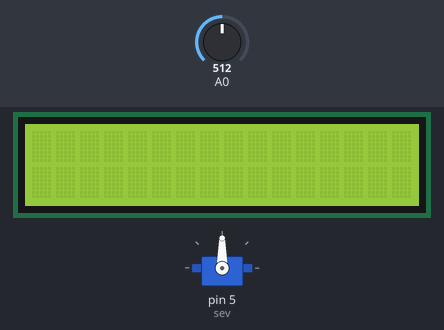
Simulated run of this sketch. Board: Arduino Uno, built with avr-gcc and run on an emulated ATmega328P. Shown: servo, 16×2 character LCD. The inputs (shaded band) are chosen by the test bench; at power-on: A0 = 512.

Above: at 1.2 s.
1.3 s: A0 set to 990
5.2 s: A0 set to 1012
At 9.5 s:
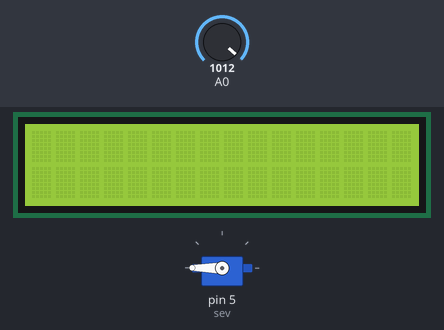
At 11.0 s:
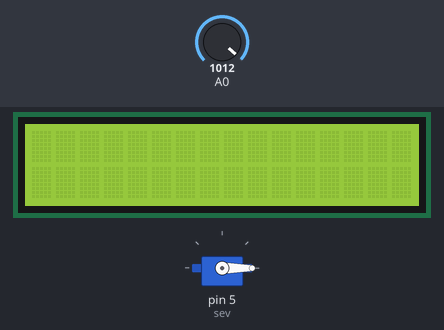
13.9 s: A0 set to 1023
Timing chart, 0 to 20.5 s (numbered marks = the images above; inputs shaded):
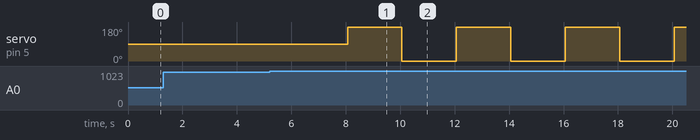

Measured:
- the behaviour switches between 1000 and 1001 on A0 (found by bisection; images 0 and 1)
- after the input at 1.3 s, every drawn part: stays the same
- after the input at 5.2 s, servo on pin 5 (sev): 90° → 180° after 2.9 s, → 0° 2.0 s later, → 180° 2.0 s later

The sketch:

PlantsHelper.ino
```cpp
#include <LiquidCrystal_I2C.h>
LiquidCrystal_I2C lcd(0x3F, 16, 2);
#include <Servo.h>
Servo sev;
int evsoil = 1000;

void setup() {
  // put your setup code here, to run once:
sev.attach(5);
lcd.begin();
}

void loop() {
  // put your main code here, to run repeatedly:
  int toValue = analogRead(A0);
Serial.println(toValue);
delay(2000);
  if( evsoil < toValue ){

  sev.write(180);
  delay(2000);
  sev.write(0);


  }

}
```
